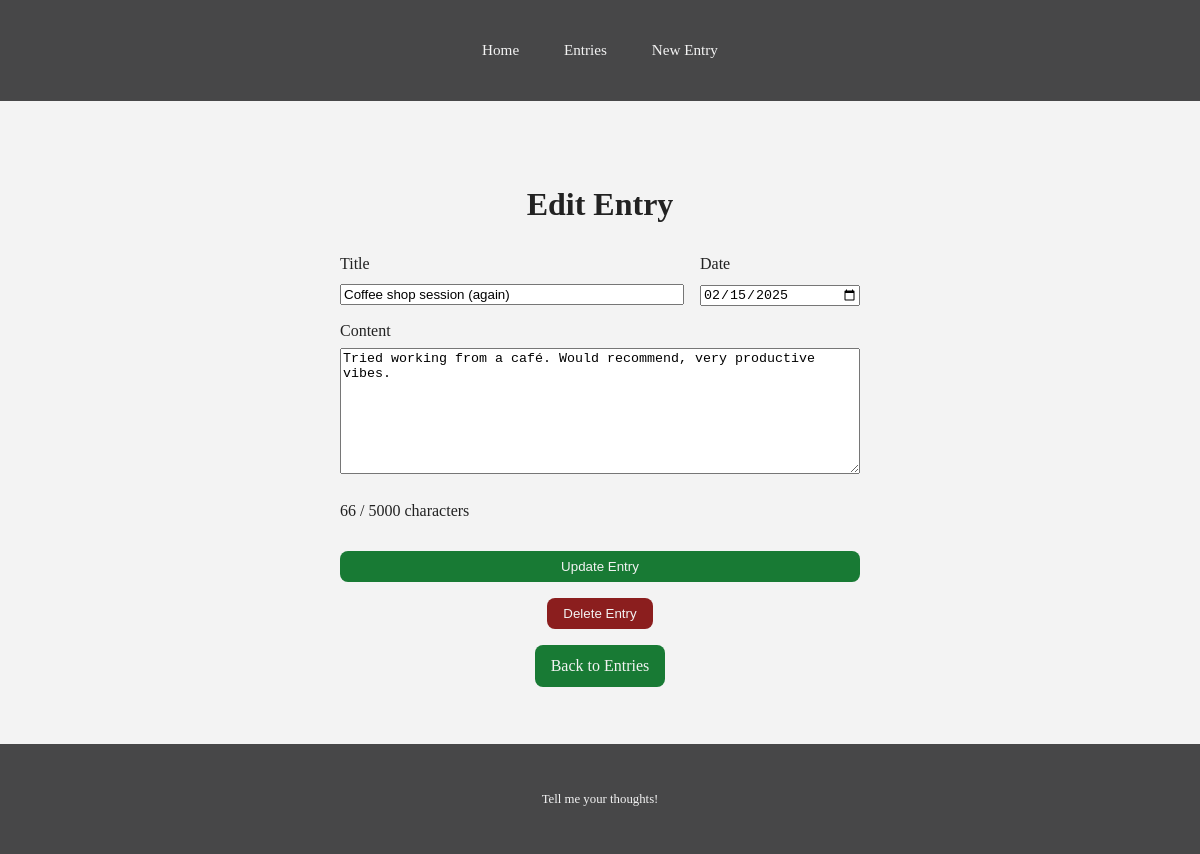
The app's page /entries/4, older data.
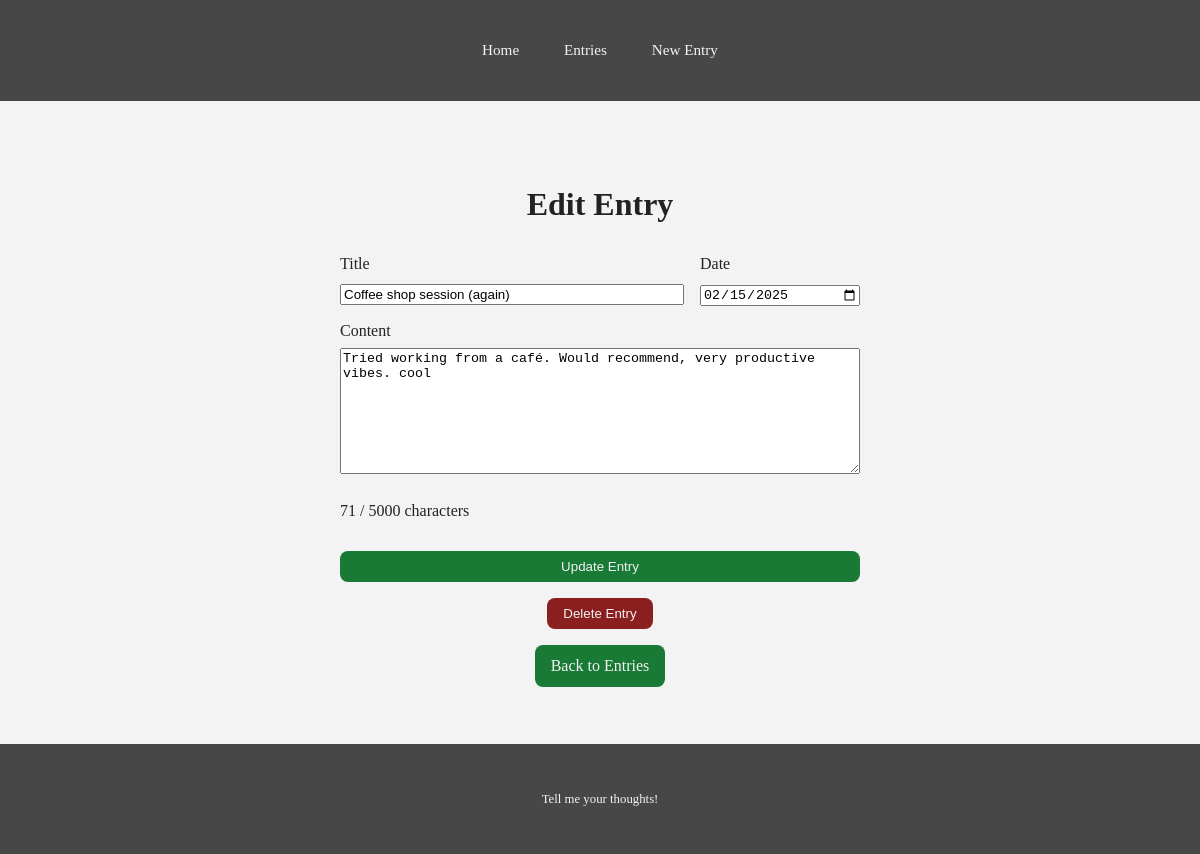
The same page, newer data.
### app/journal/models.py (models this page shows)
class Entry(db.Model, CRUDMixin):
    id = db.Column(db.Integer, primary_key=True)
    date = db.Column(db.Date)
    title = db.Column(db.String(80))
    content = db.Column(db.Text(5000))

### app/journal/routes.py (the view)
@blueprint.get("/entries/<int:entry_id>")
def entry(entry_id):
    found = get_entry_or_404(entry_id)
    return render_template("entry.html", entry=found)

### app/journal/routes.py (called while the page is built)
def get_entry_or_404(entry_id):
    found = db.session.get(Entry, entry_id)
    if found is None:
        abort(404)
    return found

### app/templates/entry.html (shortened to what this page needs)
<!DOCTYPE html>
<html lang="en">
<head>
  <link rel="stylesheet" href="/assets/style.css">
</head>
<body>
  <header>
    <div class="container">
      <nav>
        <a href="/">Home</a>
        <a href="/entries">Entries</a>
        <a href="/new">New Entry</a>
      </nav>
    </div>
  </header>
  <main>
    <div class="container">
      <h1>Edit Entry</h1>
      <form class="entry-form" action="{{ url_for('journal.update_entry', entry_id=entry.id) }}" method="post">
        <div class="form-group">
          <label for="title">Title</label>
          <input type="text" id="title" name="title" value="{{ entry.title }}" required>
        </div>
        <div class="form-group">
          <label for="date">Date</label>
          <input type="date" id="date" name="date" value="{{ entry.date.isoformat() if entry.date else '' }}" required>
        </div>
        <div class="form-group">
          <label for="content">Content</label>
          <textarea id="content" name="content" rows="8" maxlength="5000" required>{{ entry.content }}</textarea>
          <p id="content-counter" class="form-note">0 / 5000 characters</p>
        </div>
        <button type="submit" class="btn">Update Entry</button>
      </form>
      <form action="{{ url_for('journal.delete_entry', entry_id=entry.id) }}" method="post" style="margin-top: 1rem;">
        <button type="submit" class="btn" style="background-color: #8b1e1e;">Delete Entry</button>
      </form>
      <a href="/entries" class="btn" style="margin-top: 1rem; display: inline-block;">Back to Entries</a>
    </div>
  </main>
  <footer>
    <div class="container">
      <p>Tell me your thoughts!</p>
    </div>
  </footer>
</body>
</html>

Row changes from the older to the newer data that the page shows:
changed Entry "Coffee shop session (again)": content "Tried working from a café. Would recommend, very productive vibes." → "Tried working from a café. Would recommend, very productive vibes. cool"
Text that changed along with them:
text written by a page script: "66 / 5000 characters" → "71 / 5000 characters"
